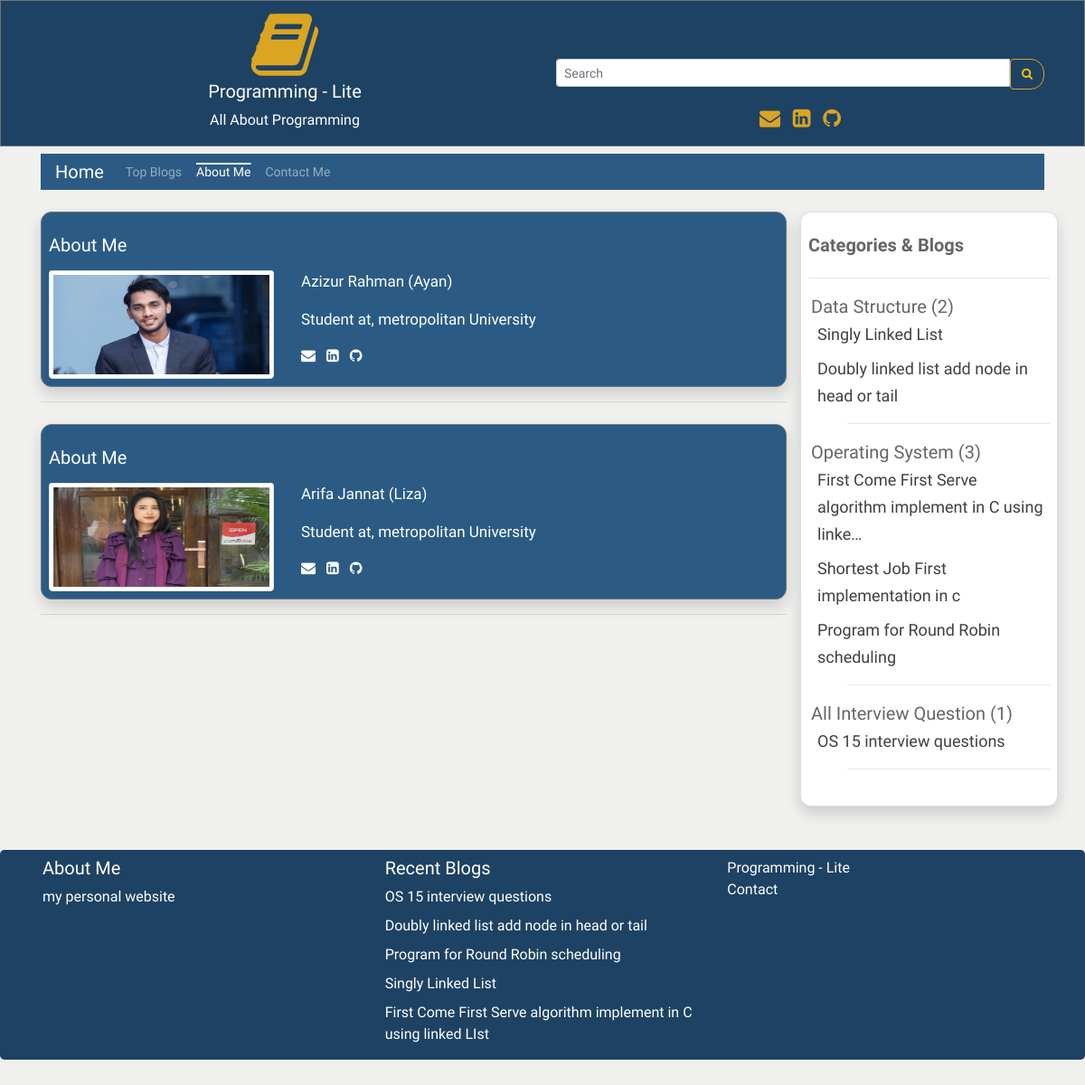
/about/, run on an earlier commit of the app's database.
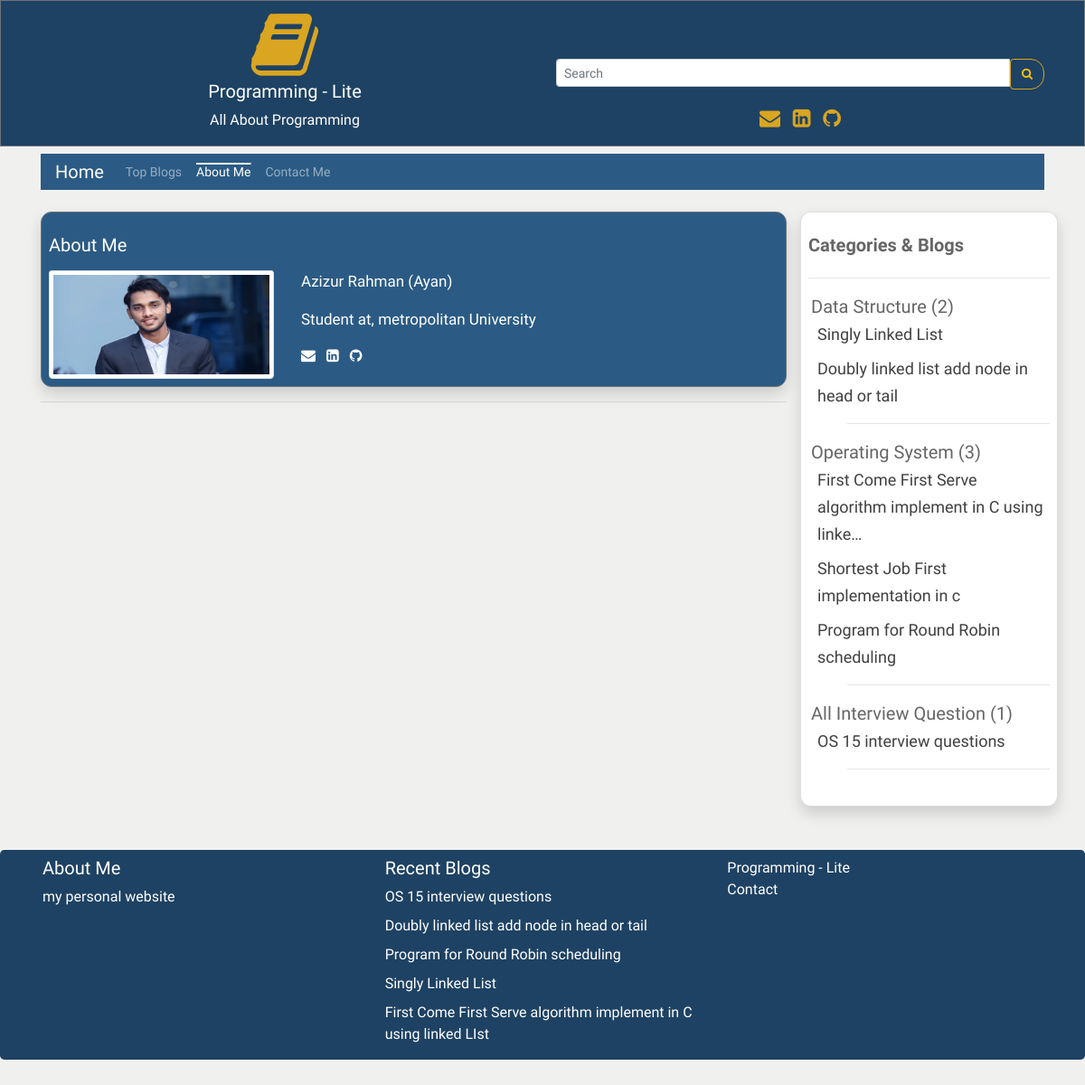
And on a later commit of the database.
### user_panel_1/models.py (models this page shows, shortened)
class TeamMembers(models.Model):
    tm_priority = models.IntegerField(unique=True)
    tm_name = models.CharField(max_length=80)
    tm_bio = RichTextUploadingField(blank=True, null=True)
    tm_email = models.EmailField()
    tm_github = models.CharField(max_length=100)
    tm_linkedin = models.CharField(max_length=100)
    tm_image = models.ImageField(blank=True, null=True)

class Category(models.Model):
    cat_name = models.CharField(max_length=300)
    cat_priority = models.IntegerField(blank=True, null=True);
    def __str__(self):
        return self.cat_name

class Blog(models.Model):
    cat_name = models.ForeignKey(Category, on_delete=models.CASCADE)
    blog_author = models.CharField(max_length=200)
    blog_priority = models.IntegerField(blank=True, null=True)
    blog_tags = models.CharField(max_length=200,  blank=True, null=True)
    blog_title = models.CharField(max_length=200)
    blog_descriptions = models.CharField(max_length=600);
    blog_body = RichTextUploadingField(blank=True, null=True)
    blog_views = models.IntegerField(default=0)
    blog_date = models.DateField(auto_now_add=True, auto_now=False, blank=True)
    def __str__(self):
        return self.blog_title

### user_panel_1/views.py (the view)
# urls.py: path('about/', views.about, name='about'),
def about(request):
    reacentBlog = Blog.objects.all().order_by('-blog_date')[0:5]
    categorys = Blog.objects.all().select_related('cat_name')
    categorys = categorys.order_by('cat_name__cat_priority', 'cat_name', 'blog_priority') #sort all data
    print(categorys)
    teamMembers = TeamMembers.objects.all().order_by('tm_priority')
    context = {
        'object_list': categorys,
        'recentBlog': reacentBlog,
        'teamMembers': teamMembers,
    }
    return render(request, 'about.html', context)

### templates/about.html
{% extends 'base.html' %}
{% load static %}
{% block content %}
{% for members in teamMembers %}
<div class="border border-secondary card shadow mt-4 rounded p-2   mt-3  bg-c">
<h5 class="mt-3 mb-3 text-white">About Me</h5>
<div class="row">
<div class="col-sm-4">
<img class="card-img-top img-thumbnail" style="max-height:120px;" src="{{members.tm_image.url}}" alt="Card image cap">
    </div>
    <div class="col-sm-8 text-white">
     <p class="card-text" style="font-size:17px">{{members.tm_name}} </p>
    <span style="font-size:17px">{{members.tm_bio |safe}}</span>
    <div class="mt-2">
     <span class="text-style-two"><a href="{{members.tm_email}}" style="text-decoration: none;" target="_blank" class="text-white"><i class="fa fa-envelope pr-2" aria-hidden="true"></i> </a></span>
<span class="text-style-two"><a href="{{members.tm_linkedin}}" style="text-decoration: none;"  target="_blank" class="text-white"><i class="fa fa-linkedin-square" aria-hidden="true"></i> </a></span>
<span class="text-style-two"><a href="{{members.tm_github}}" style="text-decoration: none;" target="_blank" class="text-white"><i class="fa fa-github pl-2" aria-hidden="true"></i></a></span>
  </div>
    </div>
</div>
</div>
<hr>
{% endfor %}
{% endblock content %}

### templates/base.html (shortened to what the changed rows need)
{% load static %}
{% load humanize %}
<!DOCTYPE html>
<html lang="en">
<head>
  <link rel="stylesheet" href="https://maxcdn.bootstrapcdn.com/bootstrap/4.5.2/css/bootstrap.min.css">
  <link rel="stylesheet"
      href="//cdnjs.cloudflare.com/ajax/libs/highlight.js/10.7.2/styles/default.min.css">
    <link
      rel="stylesheet"
      href="https://cdnjs.cloudflare.com/ajax/libs/font-awesome/4.7.0/css/font-awesome.min.css"
    />
    <link
      rel="stylesheet"
      href="{% static 'css/style.css' %}"
    />
    <link href="https://cdn.jsdelivr.net/gh/gitbrent/bootstrap4-toggle@3.6.1/css/bootstrap4-toggle.min.css" rel="stylesheet">
</head>
<body style="background: hsl(84, 3%, 94%);">
<div class="container">
    {% url 'blog' as blog %}
    {% url 'topBlog' as topBlog%}
      {% url 'about' as about %}
      {% url 'contact' as contact %}
<div class="row">
    <div class="col-sm-9">
    {% block content %}
    {% endblock content %}
    </div>
    <div class="col-sm-3 card shadow mt-4 rounded p-2">
     {% regroup object_list by cat_name as cat_all %}
<ul>
{% for categories in cat_all %}
    <li style="list-style-type:none; margin-left:-37px;" class="title">{{ categories.grouper }} ({{ categories.list|length}})
    <ul style="list-style-type:none;">
        {% for blog in categories.list %}
          <li style="margin-left:-33px;"  class="ur {% if blog.id == more.id %}activee{% endif %}">
          <a href="{% url 'more' blog.id %}"><a href="{% url 'more' blog.id %}" class="ur " style="font-size: 18px;">{{ blog.blog_title | truncatechars:60}}</li>
        {% endfor %}
        <hr>
    </ul>
    </li>
{% endfor %}
</ul>
    </div>
</div>
</div>
<div class="jumbotron mt-5 pb-0 pt-0 text-white" style="background:#1e4263;">
   <div class="container">
   <div class="row">
     <div class="col-sm-4">
      <p class="lead mt-2 mb-2">
        <h5 class="mt-2">Recent Blogs</h5>
        {% for recentBlog in recentBlog %}
         <a href="{% url 'more' recentBlog.id %}"  class="text-white">{{recentBlog.blog_title}}</a>
        <br>
        {% endfor %}
    </p>
     </div>
   </div>
</div>
</div>
</body>
</html>

What changed in the data, as far as the page shows it:
removed TeamMembers: tm_image (picture), tm_name "Arifa Jannat (Liza)", tm_bio "Student at, metropolitan University"
